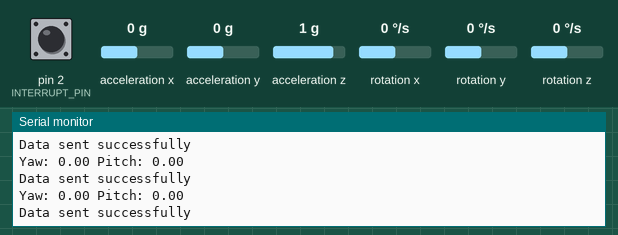
This sketch was run on a simulated Arduino Pro Mini, built with avr-gcc and run on an emulated ATmega328P. Shown: the last lines printed to the serial monitor. The test bench sets the inputs (shaded band); at power-on: acceleration y 0 g, acceleration x 0 g, acceleration z 1 g, rotation z 0 °/s, pin 2 (INTERRUPT_PIN) LOW, rotation x 0 °/s, rotation y 0 °/s. The sensor or clock chip raises its interrupt line as the real part does; no radio packets arrive unless stated.

Above: at 1.7 s.
1.8 s: acceleration y set to -1.4 g
At 2.5 s:
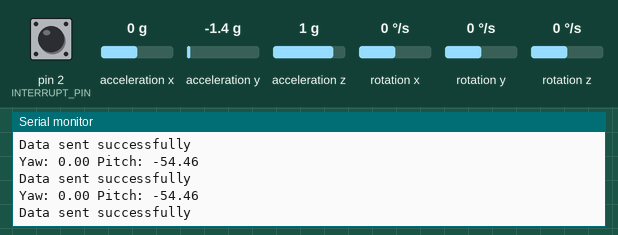
3.3 s: acceleration x set to -1.4 g
At 4.1 s:
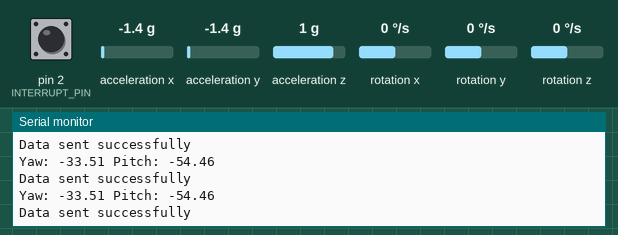
4.8 s: acceleration z set to -1.4 g
At 5.9 s:
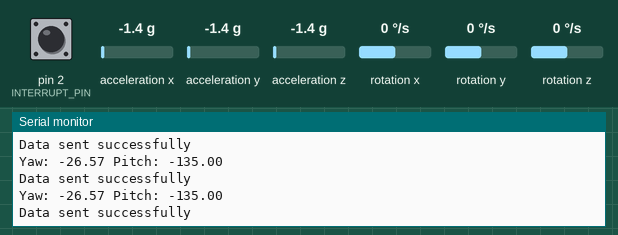
6.3 s: rotation z set to -192 °/s
At 7.2 s:
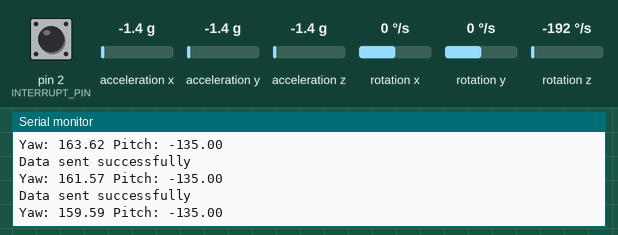
Timing chart, 0 to 8.8 s (numbered marks = the images above; inputs shaded):
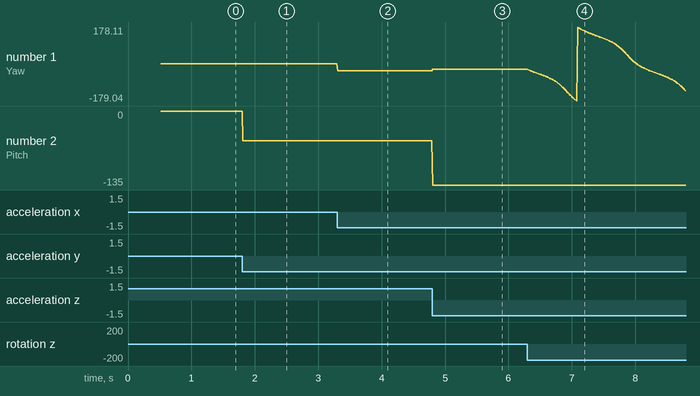

The sketch:

Transmter.ino
```cpp
/*
 * Transmitter Code for FPV Head Tracker Transmitter Unit
 * Created by: <-- LOKESH SANJAY SAWANKAR -->
 * Project Description: A DIY FPV Head Tracker device using NRF24L01 transceiver, MPU6050 sensor, servos, and Arduino Pro Mini.
 * For mounting to FPV Headset and controlling the FPV Head-tracking Camera Pan and Tilt unit.
 */

#include <Wire.h>
#include "MPU6050_6Axis_MotionApps20.h"
#include <SPI.h>
#include <nRF24L01.h>
#include <RF24.h>

/* --- NRF Setup --- */
RF24 radio(9, 10);  // CE, CSN
const byte address[6] = "00001";
struct Data_Package {
  float yaw;
  float pitch;
};
Data_Package data;

/* --- MPU6050 Setup --- */
MPU6050 mpu;
#define INTERRUPT_PIN 2
bool blinkState;
bool dmpReady = false;
uint8_t mpuIntStatus;
uint8_t devStatus;
uint16_t packetSize;
uint8_t fifoBuffer[64];
Quaternion q;
VectorFloat gravity;
float ypr[3];
volatile bool mpuInterrupt = false;
void dmpDataReady() {
  mpuInterrupt = true;
}

void resetData()
{
  data.yaw = 0;
  data.pitch = 0;
}

/* --- Setup --- */
void setup() {
  Serial.begin(115200);

  // MPU6050 Initialization
  Wire.begin();
  Wire.setClock(400000);
  Serial.println(F("Initializing MPU6050..."));
  mpu.initialize();
  pinMode(INTERRUPT_PIN, INPUT);

  if (!mpu.testConnection()) {
    Serial.println(F("MPU6050 connection failed"));
    while (true);
  }
  Serial.println(F("MPU6050 connection successful"));

  Serial.println(F("Initializing DMP..."));
  devStatus = mpu.dmpInitialize();

  // Supply your gyro offsets here
  mpu.setXGyroOffset(0);
  mpu.setYGyroOffset(0);
  mpu.setZGyroOffset(0);
  mpu.setXAccelOffset(0);
  mpu.setYAccelOffset(0);
  mpu.setZAccelOffset(0);

  if (devStatus == 0) {
    mpu.CalibrateAccel(6);
    mpu.CalibrateGyro(6);
    Serial.println(F("Enabling DMP..."));
    mpu.setDMPEnabled(true);

    attachInterrupt(digitalPinToInterrupt(INTERRUPT_PIN), dmpDataReady, RISING);
    mpuIntStatus = mpu.getIntStatus();
    Serial.println(F("DMP ready!"));
    dmpReady = true;
    packetSize = mpu.dmpGetFIFOPacketSize();
  } else {
    Serial.print(F("DMP Initialization failed (code "));
    Serial.print(devStatus);
    Serial.println(F(")"));
  }

  // NRF24L01 Initialization
  radio.begin();
  radio.openWritingPipe(address);
  radio.setPALevel(RF24_PA_LOW);
  resetData();
}

/* --- Loop --- */
void loop() {
  if (!dmpReady) return;

  if (mpu.dmpGetCurrentFIFOPacket(fifoBuffer)) {
    mpu.dmpGetQuaternion(&q, fifoBuffer);
    mpu.dmpGetGravity(&gravity, &q);
    mpu.dmpGetYawPitchRoll(ypr, &q, &gravity);

    data.yaw = ypr[0] * 180 / M_PI;
    data.pitch = ypr[2] * 180 / M_PI;

    Serial.print("Yaw: ");
    Serial.print(data.yaw);
    Serial.print(" Pitch: ");
    Serial.println(data.pitch);

    // Transmit the yaw and pitch data via NRF24L01
    radio.write(&data, sizeof(Data_Package));
  }
  if (radio.write(&data, sizeof(Data_Package))) {
    Serial.println("Data sent successfully");
  } else {
    Serial.println("Failed to send data");
  }
}
```

Measured:
- after the input at 1.8 s, the serial monitor: prints a new line at once (image 1)
- after the input at 3.3 s, the serial monitor: prints a new line at once (image 2)
- after the input at 4.8 s, the serial monitor: prints a new line at once (image 3)
- after the input at 6.3 s, the serial monitor: prints a new line at once (image 4)
- plotted number 1: 0 → -33.51 after the input at 3.3 s, -33.51 → -26.57 after the input at 4.8 s, -26.57 → -130.29 after the input at 6.3 s
- plotted number 2: 0 → -54.46 after the input at 1.8 s, -54.46 → -135 after the input at 4.8 s
